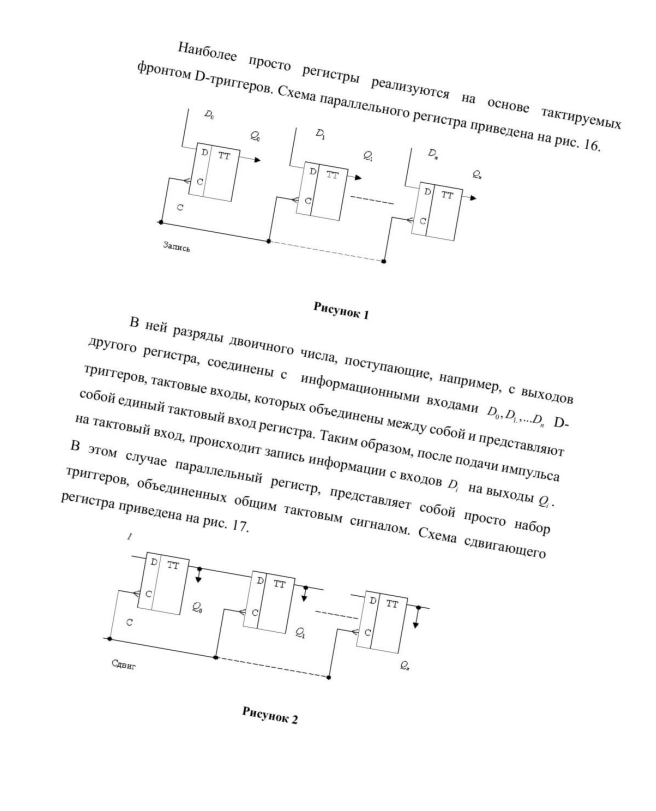
#> input picture Input/input_image1.jpeg, 656 x 811 px
$ python -i task2.py   (imports and definitions only)
#> lines starting #> are read from the running program, lines starting #| are printed output that depends on the picture; after the words box and inside, x2 and y2 are one past the last pixel; in counts of white or black regions, pixels touching at a corner belong together
import cv2
import numpy as np

def correct_skew(image_path, output_path):

#> called with image_path = 'Input/input_image1.jpeg', output_path = 'out.png'
    image = cv2.imread(image_path)
#> image is the input picture: shape (811, 656, 3); min 0, max 255, mean 248.6
    gray = cv2.cvtColor(image, cv2.COLOR_BGR2GRAY)

    gray = cv2.GaussianBlur(gray, (5, 5), 0)
    edges = cv2.Canny(gray, 50, 150)
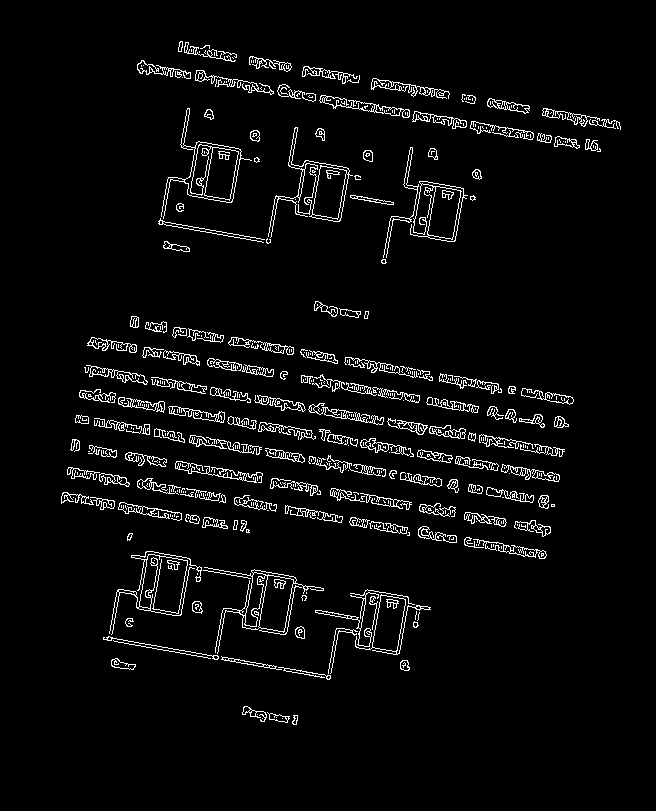
#> edges: shape (811, 656); 4.3% white in thin lines or dots, all inside (x1, y1, x2, y2) = (61, 41, 621, 725)

    lines = cv2.HoughLines(edges, 1, np.pi / 180, 200)
#> lines = 18 rows, first 8: [377, 1.75], [370, 1.75], [423, 1.75], [402, 1.75], [395, 1.75], [430, 1.75], [12, 1.75], [455, 1.75]
    if lines is not None:
        angles = []
        for rho, theta in lines[:, 0]:
            angle = np.rad2deg(theta) - 90
            angles.append(angle)
#> this loop made 18 passes
#> rho on passes 1 to 12: 377, 370, 423, 402, 395, 430, 12, 455, 38, 352, 345, 45
#> after the loop, angles = [10, 10, 10, 10, 10, 10, 10, 10, 10, 10, 10, 10, 10, 10, 10, 10, 10, 10]
        median_angle = np.median(angles)
#> median_angle = 10
    else:
        print("Не удалось обнаружить линии. Убедитесь, что изображение имеет чёткий текст.")
        return

    (h, w) = image.shape[:2]
#> h = 811; w = 656
    center = (w // 2, h // 2)
#> center = (328, 405)
    rotation_matrix = cv2.getRotationMatrix2D(center, median_angle, 1.0)
#> rotation_matrix = [[0.985, 0.174, -65.34], [-0.174, 0.985, 63.11]]
    rotated = cv2.warpAffine(image, rotation_matrix, (w, h), flags=cv2.INTER_LINEAR, borderMode=cv2.BORDER_CONSTANT,
                             borderValue=(255, 255, 255))
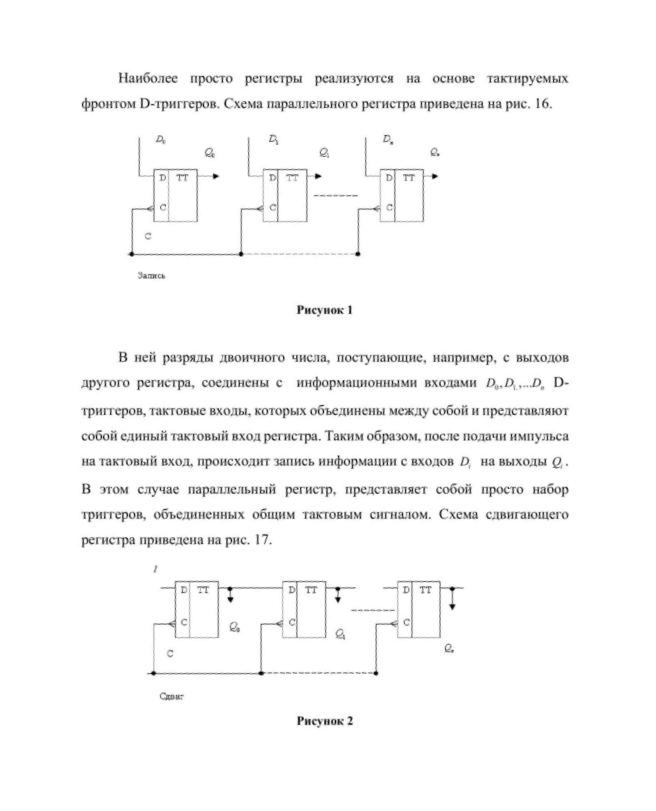
#> rotated: shape (811, 656, 3); min 2, max 255, mean 248.6

    cv2.imwrite(output_path, rotated)
    print(f"image is saved to {output_path}")


number_image=2
input_image = "Input/input_image" + str(number_image) + ".jpeg"
output_image = "Output/aligned_document" + str(number_image) + ".jpeg"
# [1 line not run here, left out]

>>> result = correct_skew('Input/input_image1.jpeg', 'out.png')

$ run again, on Input/input_image3.jpeg
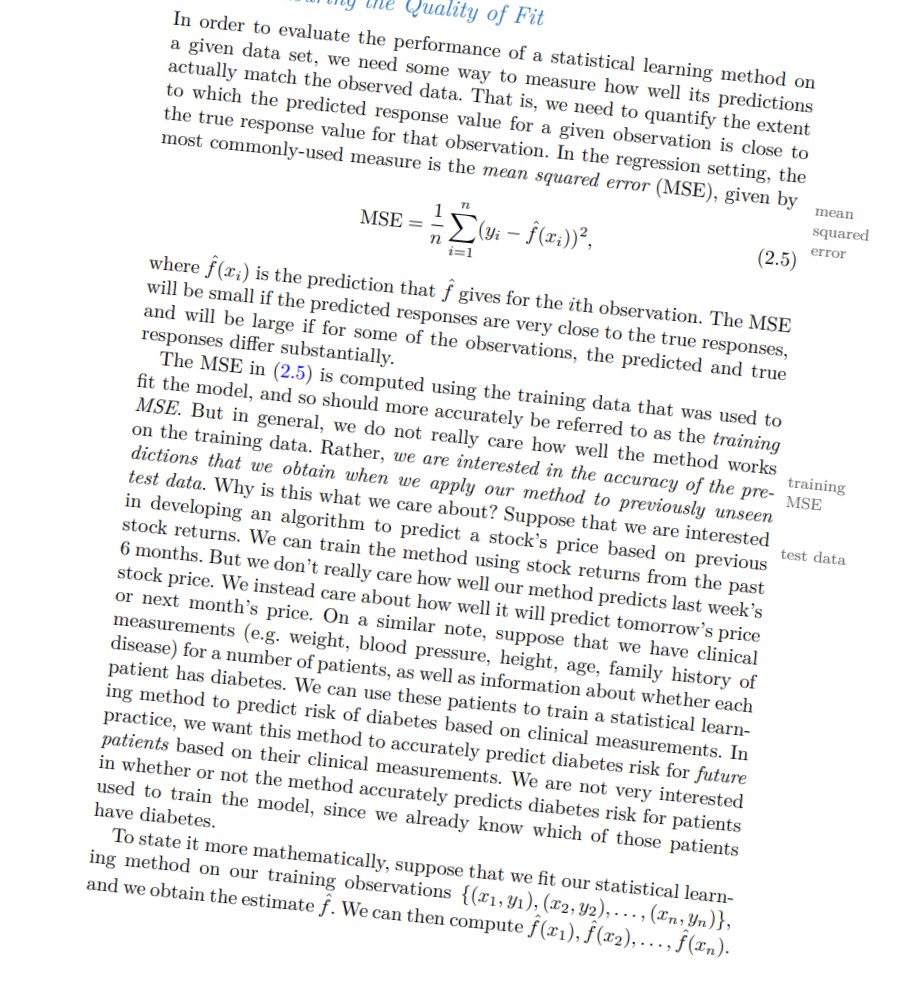
#> input picture Input/input_image3.jpeg, 898 x 997 px
#> in correct_skew, image is the input picture: shape (997, 898, 3); mean B, G, R 239.3, 239.5, 239.5
#> in correct_skew, `edges = cv2.Canny(gray, 50, 150)`:
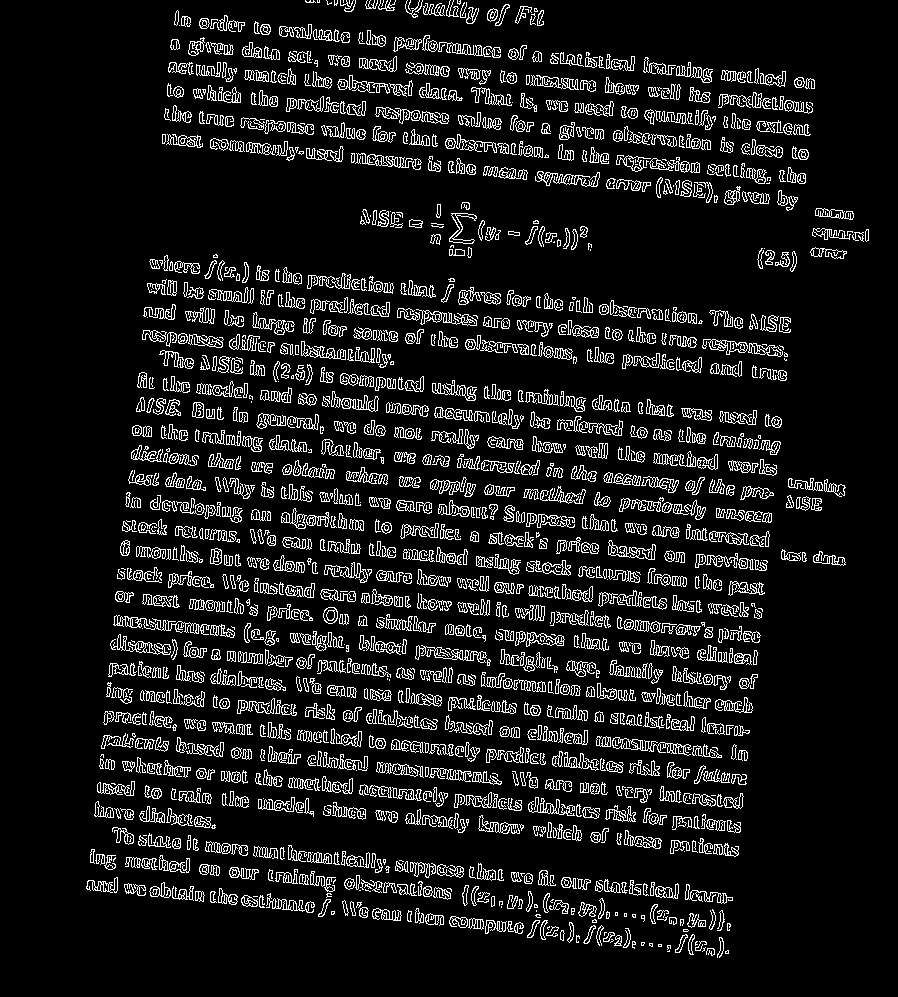
#> edges: shape (997, 898); 10.1% white in thin lines or dots, all inside (x1, y1, x2, y2) = (86, 0, 869, 958)
#> lines = 263 rows, first 8: [99, 1.68], [623, 1.68], [630, 1.68], [415, 1.68], [654, 1.68], [83, 2.36], [559, 1.68], [606, 1.68]
#> the loop in correct_skew, `for rho, theta in lines[:, 0]:` made 263 passes
#> (rho, theta, angle) on passes 1 to 3: (99, 1.68, 6), (623, 1.68, 6), (630, 1.68, 6)
#> after the loop in correct_skew, `for rho, theta in lines[:, 0]:`: angles = 263 values, max 89 at index 244, min -86 at index 219, mean -1.65
#> median_angle = 6
#> rotation_matrix = [[0.995, 0.105, -49.6], [-0.105, 0.995, 49.66]]
#> in correct_skew, `rotated = cv2.warpAffine(image, rotation_matrix, (w, h), flags=cv2.INT..`:
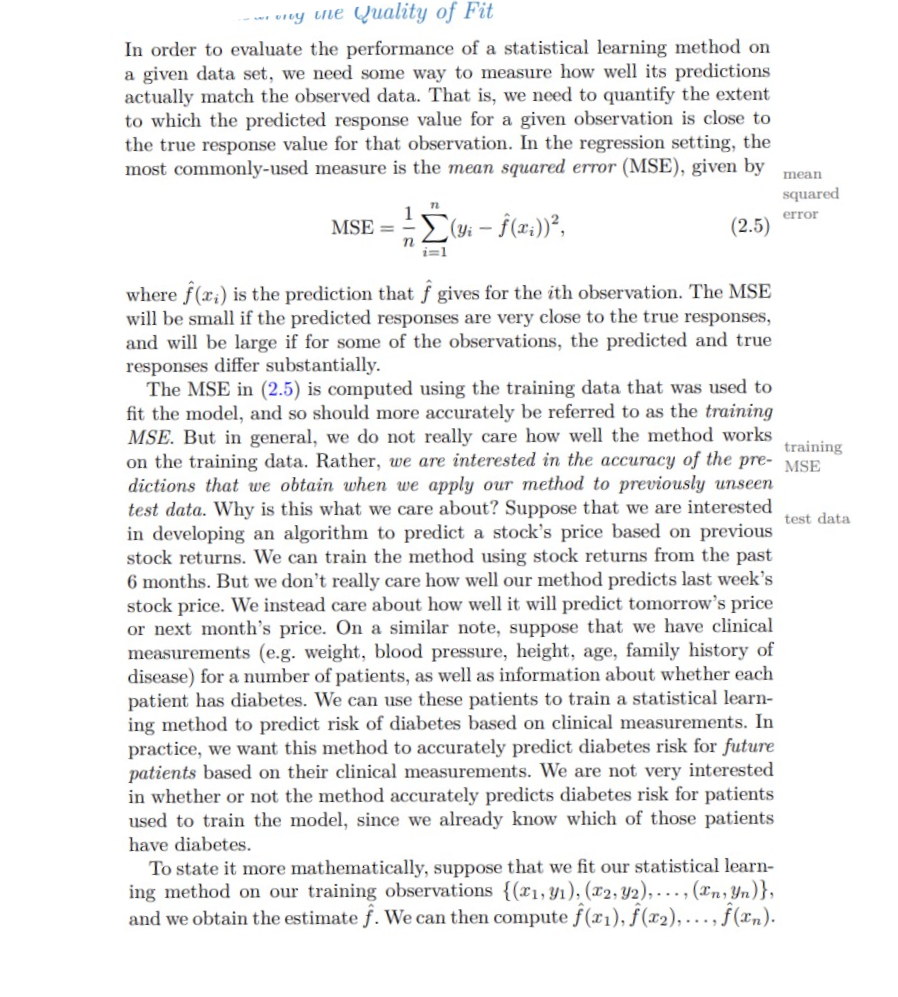
#> rotated: shape (997, 898, 3); mean B, G, R 239.3, 239.5, 239.5

$ run again, on Input/input_image5.jpeg
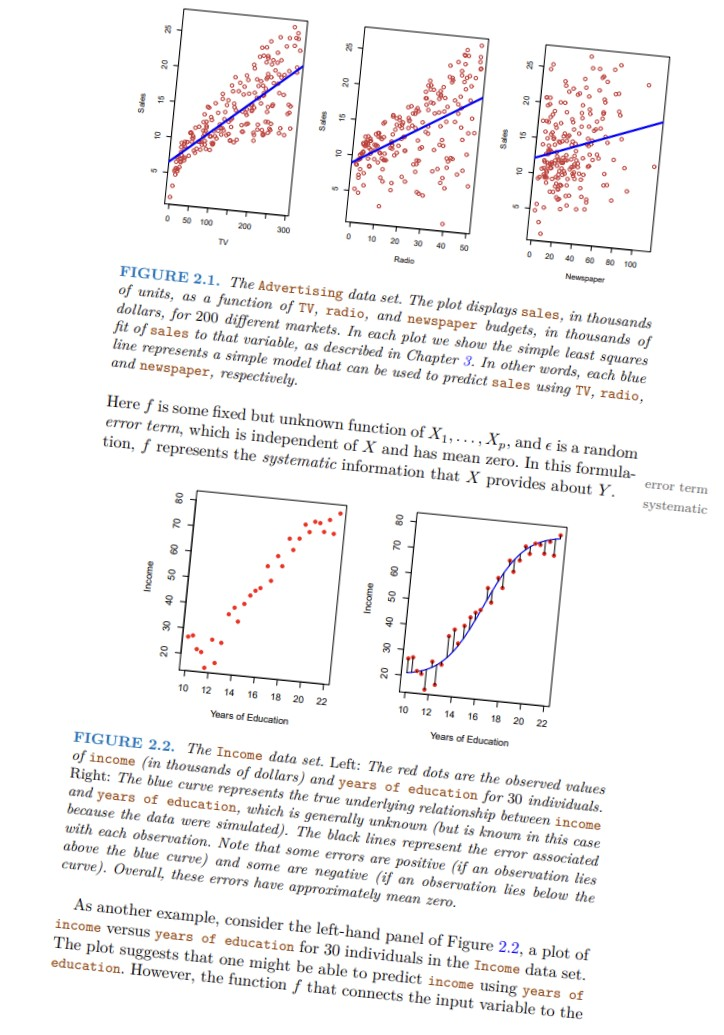
#> input picture Input/input_image5.jpeg, 724 x 1035 px
#> in correct_skew, image is the input picture: shape (1035, 724, 3); mean B, G, R 243.4, 243.4, 244.6
#> in correct_skew, `edges = cv2.Canny(gray, 50, 150)`:
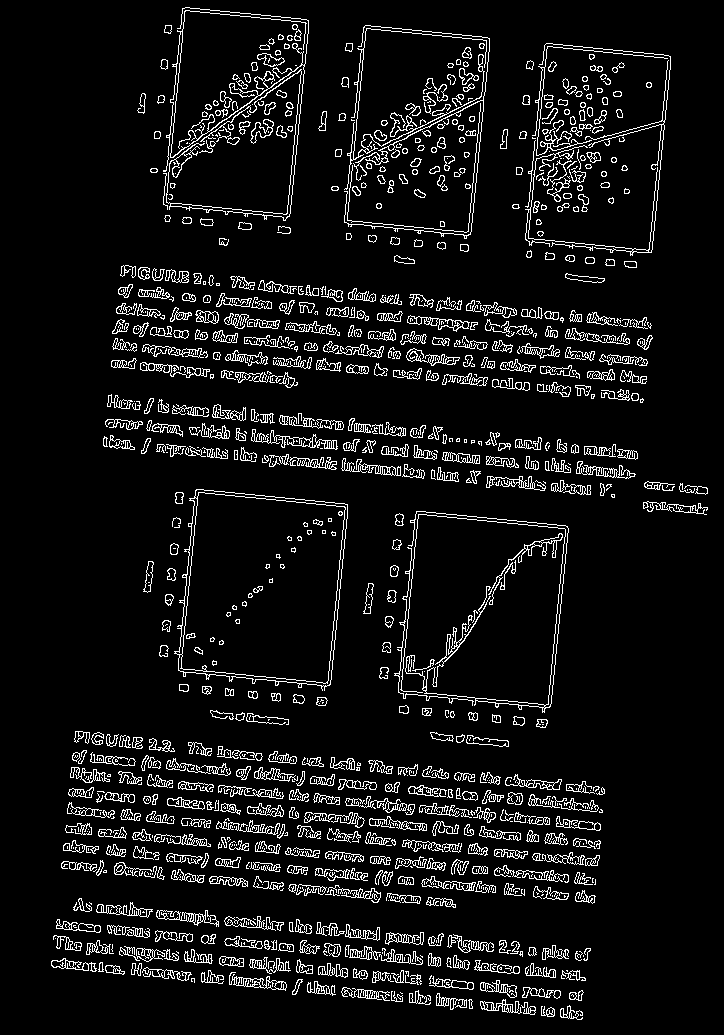
#> edges: shape (1035, 724); 7.6% white in thin lines or dots, all inside (x1, y1, x2, y2) = (51, 7, 708, 1020)
#> lines = 31 rows, first 8: [396, 0.105], [467, 0.105], [470, 0.105], [410, 1.68], [763, 1.68], [310, 0.105], [546, 0.105], [307, 0.105]
#> the loop in correct_skew, `for rho, theta in lines[:, 0]:` made 31 passes
#> (rho, theta, angle) on passes 1 to 8: (396, 0.105, -84), (467, 0.105, -84), (470, 0.105, -84), (410, 1.68, 6), (763, 1.68, 6), (310, 0.105, -84), (546, 0.105, -84), (307, 0.105, -84)
#> after the loop in correct_skew, `for rho, theta in lines[:, 0]:`: angles = 31 values, max 6 at index 3, min -85 at index 15, mean -31.9
#> median_angle = 5
#> rotation_matrix = [[0.996, 0.0872, -43.68], [-0.0872, 0.996, 33.52]]
#> in correct_skew, `rotated = cv2.warpAffine(image, rotation_matrix, (w, h), flags=cv2.INT..`:
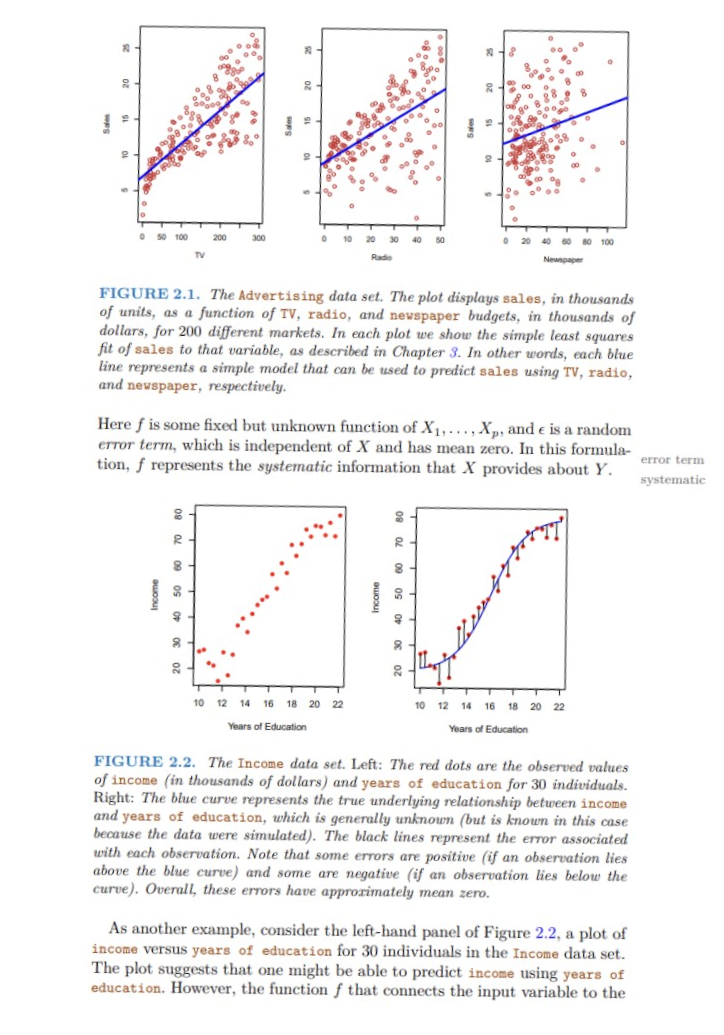
#> rotated: shape (1035, 724, 3); mean B, G, R 243.4, 243.4, 244.6
